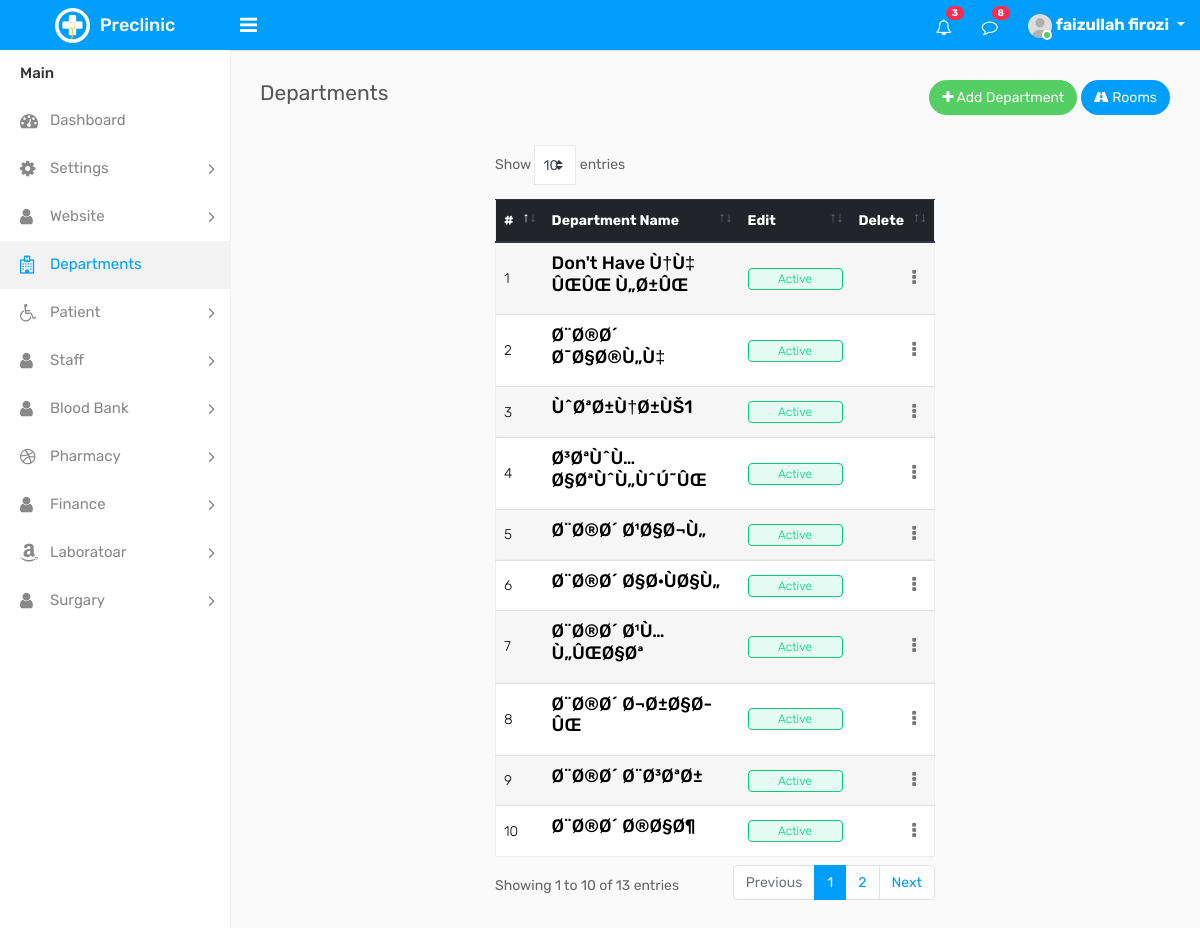
Page /dashboard/department_list.php (signed in) on the committed database.
### tables this page shows
CREATE TABLE IF NOT EXISTS `department` (
  `department_id` int(11) NOT NULL AUTO_INCREMENT,
  `department_name` varchar(64) NOT NULL,
  PRIMARY KEY (`department_id`),
  UNIQUE KEY `department_name` (`department_name`)
);

### dashboard/department_list.php (the view, shortened to what this page needs)
<?php require_once("include/connection.inc.php"); ?>
<?php
        $for_active ="department_list";
        require_once("include/header.inc.php"); ?>
 <?php
        $department = mysqli_query($con, "SELECT * FROM department");
            $row_department = mysqli_fetch_assoc($department);
?>
 <div class="row">
                    <div class="col-sm-5 col-5">
                        <h4 class="page-title">Departments</h4>
                    </div>
                    <div class="col-sm-7 col-7 text-right m-b-30">
                        <a href="department_add.php" class="btn btn-success btn-rounded"><i class="fa fa-plus"></i> Add Department</a>
                        <a href="room_list.php" class="btn btn-primary btn-rounded"><i class="fa fa-road"></i> Rooms</a>
                    </div>
                </div>
                <div class="row">
                    <div class="col-md-6 offset-3">
                        <div class="table-responsive">
                            <table class="table table-striped  custom-table mb-0 datatable">
                                <thead class="thead-dark">
                                    <tr>
                                        <th>#</th>
                                        <th>Department Name</th>
                                        <th>Edit</th>
                                        <th class="text-right">Delete</th>
                                    </tr>
                                </thead>
                                <tbody >
                                    <?php if($row_department > 0) { ?>
                                    <?php do { ?>
                                    <tr>
                                        <td><?php echo $row_department["department_id"]; ?></td>
                                        <td><h4> <?php echo $row_department["department_name"]; ?></h4></td>
										<td><span class="custom-badge status-green">Active</span></td>
                                        <td class="text-right">
                                            <div class="dropdown dropdown-action">
                                                <a href="#" class="action-icon dropdown-toggle" data-toggle="dropdown" aria-expanded="false"><i class="fa fa-ellipsis-v"></i></a>
                                            </div>
                                        </td>
                                    </tr>
                                    <?php } while($row_department = mysqli_fetch_assoc($department)); ?>
                                    <?php } else { ?>
                                </tbody>
                            </table>
                            <h1 class="alert alert-danger text-center"> تاسو تر اوسه کوم خاص ډیپارټمنټ نه لرئ </h1>
                            <?php } ?>
                        </div>
                    </div>
                </div>
</body>
</html>

### dashboard/include/header.inc.php (shortened to what this page needs)
<!DOCTYPE html>
<html lang="en">
<head>
    <link rel="stylesheet" type="text/css" href="assets/css/dataTables.bootstrap4.min.css" />
    <link rel="stylesheet" type="text/css" href="assets/css/font-awesome.min.css">
    <link rel="stylesheet" type="text/css" href="assets/css/bootstrap.min.css">
    <link rel="stylesheet" type="text/css" href="assets/css/select2.min.css">
    <link rel="stylesheet" type="text/css" href="assets/css/bootstrap-datetimepicker.min.css">
	<link rel="stylesheet" type="text/css" href="assets/css/style.css">
</head>
<body>
    <div class="main-wrapper">
        <div class="header">
			<div class="header-left">
				<a href="#" class="logo">
					<img src="assets/img/logo.png" width="35" height="35" alt=""> <span>Preclinic</span>
				</a>
			</div>
			<a id="toggle_btn" href="javascript:void(0);"><i class="fa fa-bars"></i></a>
            <ul class="nav user-menu float-right">
                <li class="nav-item dropdown d-none d-sm-block">
                    <a href="#" class="dropdown-toggle nav-link" data-toggle="dropdown"><i class="fa fa-bell-o"></i> <span class="badge badge-pill bg-danger float-right">3</span></a>
                </li>
                <li class="nav-item dropdown d-none d-sm-block">
                    <a href="javascript:void(0);" id="open_msg_box" class="hasnotifications nav-link"><i class="fa fa-comment-o"></i> <span class="badge badge-pill bg-danger float-right">8</span></a>
                </li>
                <li class="nav-item dropdown has-arrow">
                    <a href="#" class="dropdown-toggle nav-link user-link" data-toggle="dropdown">
                        <span class="user-img">
							<img class="rounded-circle" src="assets/img/user.jpg" width="24" alt="Admin">
							<span class="status online"></span>
						</span>
						<span><b><?php if(isset($_SESSION)){ echo $_SESSION["first_name"]. " " . $_SESSION["last_name"]; } ?></b></span>
                    </a>
                </li>
            </ul>
        </div>
        <div class="sidebar" id="sidebar">
            <div class="sidebar-inner slimscroll">
                <div id="sidebar-menu" class="sidebar-menu">
                    <ul>
                        <li class="menu-title">Main</li>
                        <li class="<?php if($for_active == 'dashboard' ){ echo 'active'; }else "jfdls"; ?>" >
                            <a href="dashboard.php"><i class="fa fa-dashboard"></i> <span>Dashboard</span></a>
                        </li>
						<li  class="submenu">
							<a href="#"><i class="fa fa-cog"></i> <span> Settings </span> <span class="menu-arrow"></span></a>
						</li>
						<li class="submenu">
							<a href="#"><i class="fa fa-user"></i> <span> Website </span> <span class="menu-arrow"></span></a>
						</li>
                        <li class="<?php if($for_active == "department_list"){ echo "active";} ?>">
                            <a href="department_list.php"><i class="fa fa-hospital-o"></i> <span>Departments</span></a>
                        </li>
						<li class="submenu">
							<a href="#"><i class="fa fa-wheelchair"></i> <span> Patient </span> <span class="menu-arrow"></span></a>
						</li>
						<li class="submenu">
							<a href="#"><i class="fa fa-user"></i> <span> Staff </span> <span class="menu-arrow"></span></a>
						</li>
						<li class="submenu">
							<a href="#"><i class="fa fa-user"></i> <span> Blood Bank </span> <span class="menu-arrow"></span></a>
						</li>
						<li class="submenu">
							<a href="#"><i class="fa fa-dribbble "></i> <span> Pharmacy </span> <span class="menu-arrow"></span></a>
						</li>
						<li class="submenu">
							<a href="#"><i class="fa fa-user"></i> <span> Finance </span> <span class="menu-arrow"></span></a>
						</li>
						<li class="submenu">
							<a href="#"><i class="fa fa-amazon"></i> <span> Laboratoar </span> <span class="menu-arrow"></span></a>
						</li>
						<li class="submenu">
							<a href="#"><i class="fa fa-user"></i> <span> Surgary </span> <span class="menu-arrow"></span></a>
						</li>
                    </ul>
                </div>
            </div>
        </div>
        <div class="page-wrapper">
            <div class="content">

### rows in the picture
department: department_id "1", department_name "Don't Have Ù†Ù‡ ÛŒÛŒ Ù„Ø±ÛŒ"
department: department_id "2", department_name "Ø¨Ø®Ø´ Ø¯Ø§Ø®Ù„Ù‡"
department: department_id "3", department_name "ÙˆØªØ±Ù†Ø±ÙŠ1"
department: department_id "4", department_name "Ø³ØªÙˆÙ…Ø§ØªÙˆÙ„ÙˆÚ˜ÛŒ"
department: department_id "5", department_name "Ø¨Ø®Ø´ Ø¹Ø§Ø¬Ù„"
department: department_id "6", department_name "Ø¨Ø®Ø´ Ø§Ø·ÙØ§Ù„"
department: department_id "7", department_name "Ø¨Ø®Ø´ Ø¹Ù…Ù„ÛŒØ§Øª"
department: department_id "8", department_name "Ø¨Ø®Ø´ Ø¬Ø±Ø§Ø­ÛŒ"
department: department_id "9", department_name "Ø¨Ø®Ø´ Ø¨Ø³ØªØ±"
department: department_id "10", department_name "Ø¨Ø®Ø´ Ø®Ø§Ø¶"

### other values in the picture
$_SESSION["first_name"] "faizullah"
$_SESSION["last_name"] "firozi"
